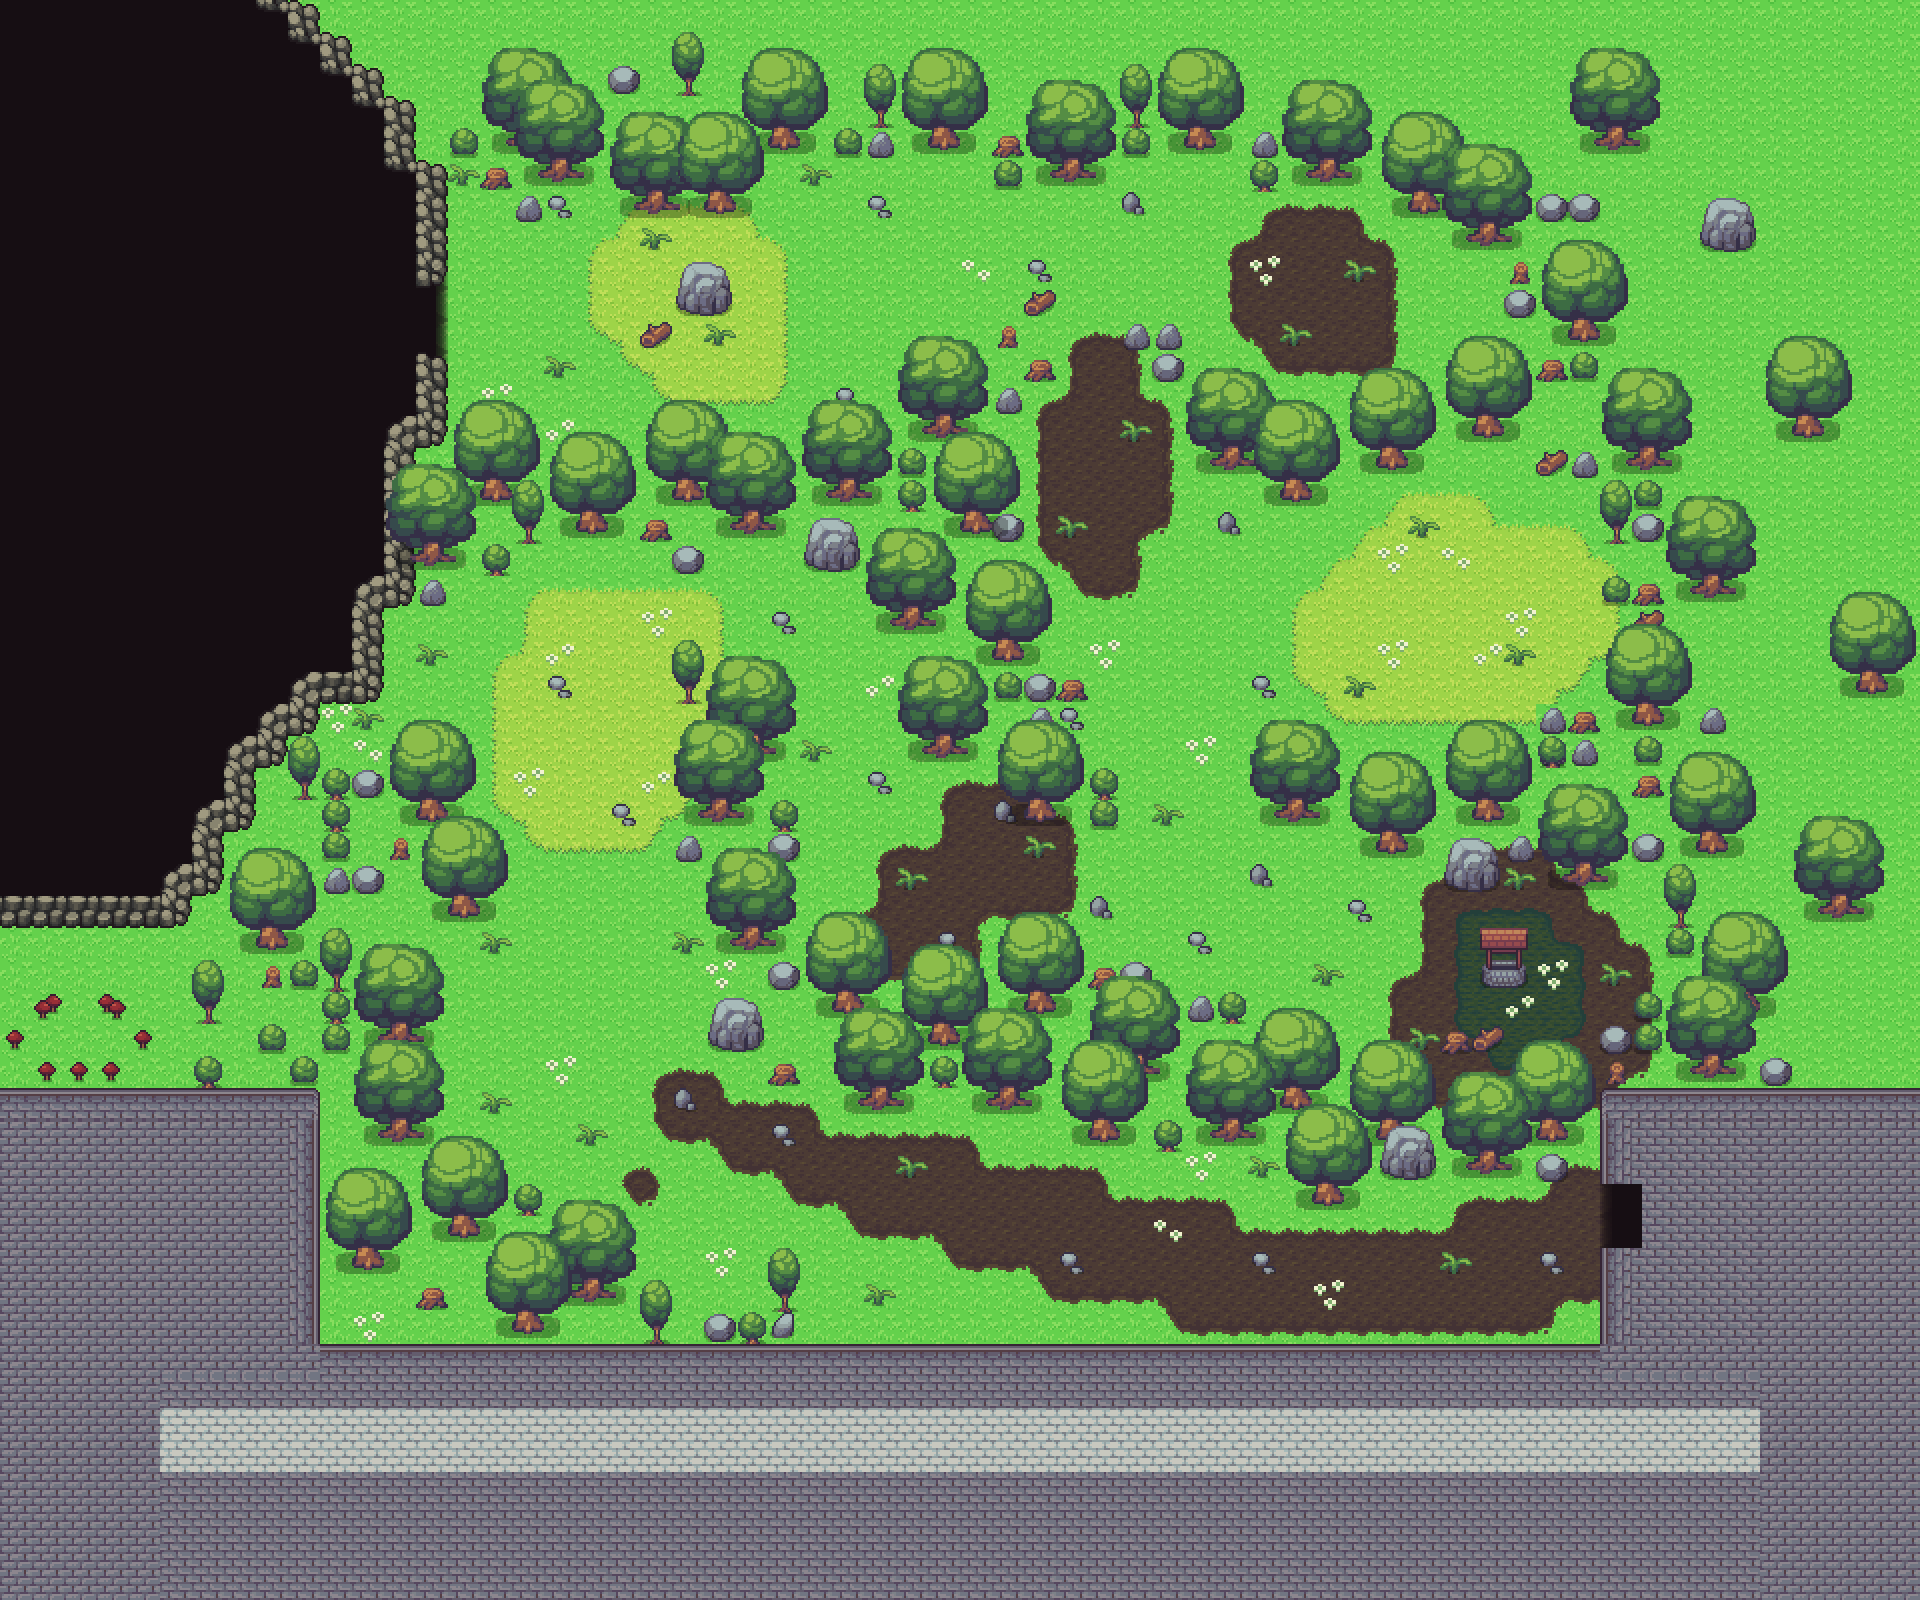

A 2D game scene composited from a Tiled map and its tileset images. What follows is a short description and the map's XML, with each tile layer's data collapsed to a summary:
An orthogonal 60x50 tile map with 32x32 px tiles, 6 tile layers (Floor, floor details, Walls, wall details, ...), 4 hidden layers not drawn, 7 tilesets and 1 object.

<map version="1.10" tiledversion="1.12.0" orientation="orthogonal" renderorder="right-down" width="60" height="50" tilewidth="32" tileheight="32" infinite="0" nextlayerid="16" nextobjectid="2">
 <tileset firstgid="1" source="tileset.tsx" />
 <tileset firstgid="361" source="walls.tsx" />
 <tileset firstgid="505" source="test.tsx" />
 <tileset firstgid="617" source="decor.tsx" />
 <tileset firstgid="727" source="folige.tsx" />
 <tileset firstgid="787" source="enemies.tsx" />
 <tileset firstgid="812" source="equipment.tsx" />
 <group id="3" name="floors">
  <layer id="14" name="Floor" width="60" height="50">
   <data>[3000 cells, 3000 non-empty, 5 distinct tile ids]</data>
  </layer>
  <layer id="2" name="floor details" width="60" height="50">
   <data>[3000 cells, 375 non-empty, 47 distinct tile ids]</data>
  </layer>
 </group>
 <group id="6" name="walls">
  <layer id="4" name="Walls" width="60" height="50">
   <data>[3000 cells, 1574 non-empty, 54 distinct tile ids]</data>
  </layer>
  <layer id="5" name="wall details" width="60" height="50">
   <data>[3000 cells, 253 non-empty, 35 distinct tile ids]</data>
  </layer>
 </group>
 <group id="12" name="Mechanic layers">
  <layer id="13" name="enemies" width="60" height="50" visible="0">
   <data>[3000 cells, 16 non-empty, 4 distinct tile ids]</data>
  </layer>
  <layer id="8" name="collisoins" width="60" height="50" visible="0">
   <data>[3000 cells, 607 non-empty, 1 distinct tile ids]</data>
  </layer>
  <layer id="10" name="item" width="60" height="50" visible="0">
   <data>[3000 cells, 10 non-empty, 10 distinct tile ids]</data>
  </layer>
  <layer id="7" name="player" width="60" height="50" visible="0">
   <data>[3000 cells, 1 non-empty, 1 distinct tile ids]</data>
  </layer>
  <objectgroup id="15" name="level_exit">
   <object id="1" x="1600.33" y="1185.67" width="32.3333" height="61.3333" />
  </objectgroup>
 </group>
 <layer id="11" name="Objects" width="60" height="50">
  <data>[3000 cells, 82 non-empty, 12 distinct tile ids]</data>
 </layer>
 <layer id="9" name="animated" width="60" height="50">
  <data>[3000 cells, 0 non-empty, 0 distinct tile ids]</data>
 </layer>
</map>
